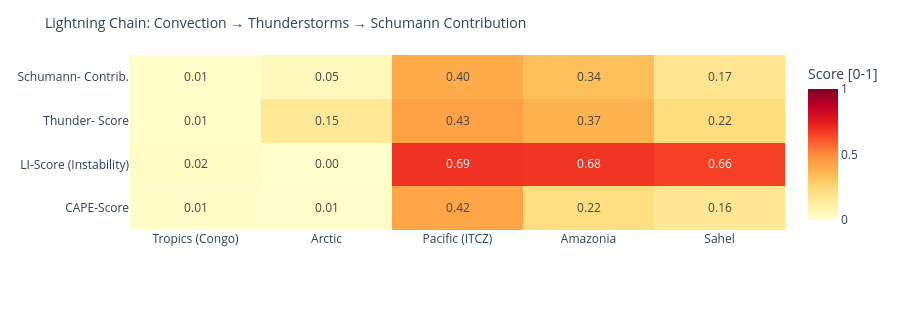

The cell this chart's notebook holds for it:
### Code cell
# ============================================================
# LIGHTNING CHAIN: Convection → Thunderstorms → Schumann
# Shows the causal chain per measurement point as heatmap
# ============================================================

def cape_score(v):
    """CAPE → normalized score [0,1]"""
    if v is None or pd.isna(v): return 0.0
    return min(1.0, float(v) / 3000)

def li_score(v):
    """Lifted Index: negative = unstable → score [0,1]"""
    if v is None or pd.isna(v): return 0.3
    return min(1.0, max(0.0, (-float(v) + 6) / 12))

def cloud_score(v):
    if v is None or pd.isna(v): return 0.3
    return float(v) / 100

def thunder_score(row):
    """Kombinierter Gewitterwahrscheinlichkeits-Score
    CAPE + LI + Bedeckung + WMO-Gewitter + konvektiver Niederschlag (showers)
    Hinweis: X-Ray und Kp sind kein Bestandteil – nur geomagn./solarer Kontext.
    """
    cs = cape_score(row.get('cape'))
    ls = li_score(row.get('li'))
    cl = cloud_score(row.get('cloud'))
    t  = 1.0 if row.get('thunderstorm') else 0.0
    # Convective precipitation (showers) as additional indicator
    sh = min(1.0, (row.get('showers') or 0) / 5.0)
    return round(cs * 0.30 + ls * 0.25 + cl * 0.15 + t * 0.20 + sh * 0.10, 3)

def schumann_contribution(t_score, lat):
    """Schumann contribution: higher in tropics (±30°), scaled by thunderstorm score"""
    lat_weight = max(0.3, 1.0 - abs(lat) / 60)
    return round(t_score * lat_weight, 3)

df_atm['cape_score']   = df_atm.apply(lambda r: cape_score(r['cape']), axis=1)
df_atm['li_score']     = df_atm.apply(lambda r: li_score(r['li']),    axis=1)
df_atm['thunder_score']= df_atm.apply(lambda r: thunder_score(r.to_dict()), axis=1)
df_atm['schumann_contribution'] = df_atm.apply(
    lambda r: schumann_contribution(r['thunder_score'], r['lat']), axis=1)

metrics = ['cape_score', 'li_score', 'thunder_score', 'schumann_contribution']
labels  = ['CAPE-Score', 'LI-Score\n(Instability)', 'Thunder-\nScore', 'Schumann-\nContrib.']
z_data  = [df_atm[m].tolist() for m in metrics]

fig = go.Figure(go.Heatmap(
    z=z_data,
    x=df_atm['point'].tolist(),
    y=labels,
    colorscale='YlOrRd',
    zmin=0, zmax=1,
    text=[[f'{v:.2f}' for v in row] for row in z_data],
    texttemplate='%{text}', textfont=dict(size=12),
    colorbar=dict(title='Score [0-1]')
))
fig.update_layout(
    title=dict(text='Lightning Chain: Convection → Thunderstorms → Schumann Contribution', font=dict(size=14)),
    height=310,
    plot_bgcolor='rgba(0,0,0,0)', paper_bgcolor='rgba(0,0,0,0)',
    margin=dict(l=130, r=80, t=55, b=80)
)
fig.show()

### Figure 1 — Plotly figure (JSON) as saved in the notebook; plotly's stock layout.template omitted (floating-point values rounded to 4 significant figures)
{"data": [{"colorbar": {"title": {"text": "Score [0-1]"}}, "colorscale": [[0.0, "rgb(255,255,204)"], [0.125, "rgb(255,237,160)"], [0.25, "rgb(254,217,118)"], [0.375, "rgb(254,178,76)"], [0.5, "rgb(253,141,60)"], [0.625, "rgb(252,78,42)"], [0.75, "rgb(227,26,28)"], [0.875, "rgb(189,0,38)"], [1.0, "rgb(128,0,38)"]], "text": [["0.01", "0.01", "0.42", "0.22", "0.16"], ["0.02", "0.00", "0.69", "0.68", "0.66"], ["0.01", "0.15", "0.43", "0.37", "0.22"], ["0.01", "0.05", "0.40", "0.34", "0.17"]], "textfont": {"size": 12}, "texttemplate": "%{text}", "type": "heatmap", "x": ["Tropics (Congo)", "Arctic", "Pacific (ITCZ)", "Amazonia", "Sahel"], "y": ["CAPE-Score", "LI-Score\n(Instability)", "Thunder-\nScore", "Schumann-\nContrib."], "z": [[0.01333, 0.006667, 0.4167, 0.2167, 0.1633], [0.025, 0.0, 0.6917, 0.6833, 0.6583], [0.01, 0.152, 0.431, 0.368, 0.223], [0.009, 0.046, 0.395, 0.337, 0.175]], "zmax": 1, "zmin": 0}], "layout": {"height": 310, "margin": {"b": 80, "l": 130, "r": 80, "t": 55}, "paper_bgcolor": "rgba(0,0,0,0)", "plot_bgcolor": "rgba(0,0,0,0)", "title": {"font": {"size": 14}, "text": "Lightning Chain: Convection → Thunderstorms → Schumann Contribution"}}}
